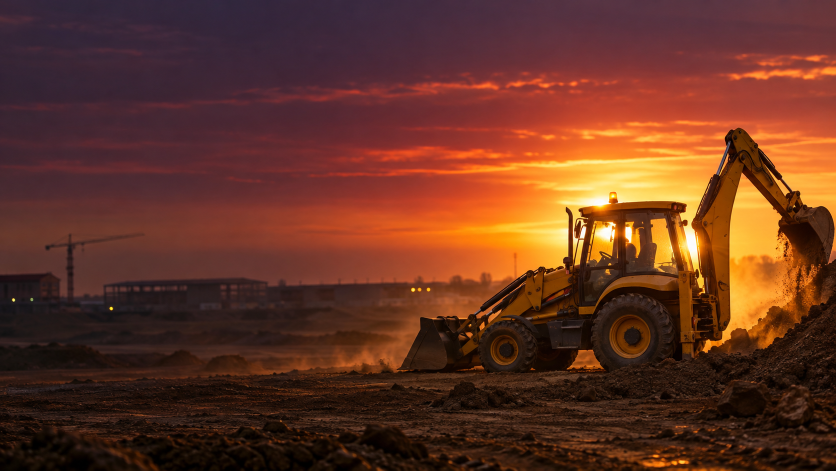
#> input picture app/media/source/bg-backhoe-photo.png, 1672 x 941 px, given in place of bg.png, which was not available (shown at 1/2 size)
$ python make_bg.py
#> lines starting #> are read from the running program, lines starting #| are printed output that depends on the picture; pictures that were not available may be replaced by others from this repository, and a replacement may not be noted
"""Builds the background picture: a JCB-style 3CX backhoe loader backlit by a low sun on a dusty site,
shot "on a long lens": the machine is a true-to-proportion silhouette (measured in metres, then scaled),
the sky shows through the cab glass, the beacon is lit, dust glows in the light, and the picture is
graded like a photograph (bloom, lens flare, depth of field, chromatic fringe, grain, vignette).

The machine stands on the RIGHT third so the login card (centre) never hides it.

    python3 tools/make_bg.py      -> app/media/bg-backhoe.jpg  (1600 x 900)
Needs node + playwright (build machine only). The JPEG is committed, so this rarely runs."""
import math
import os
import random
import subprocess

from PIL import Image, ImageChops, ImageEnhance, ImageFilter

HERE = os.path.dirname(os.path.abspath(__file__))
ROOT = os.path.dirname(HERE)
OUT = os.path.join(ROOT, "app", "media", "bg-backhoe.jpg")
W, H = 1600, 900
HORIZON = 652
S, X0, G = 76, 905, 784    # px per metre, x of the loader bucket tip, ground line
SUN = (int(X0 + 2.0 * S), int(G - 1.98 * S))   # just above the bonnet: the machine half-hides the sun


def p(x, y):
    """Machine coordinates (metres; x from the front bucket tip to the rear, y up from the ground) -> image px."""
    return "%.1f %.1f" % (X0 + x * S, G - y * S)


def poly(pts):
    return "M" + " L".join(p(x, y) for x, y in pts) + " Z"


def circ(x, y, r, **kw):
    a = " ".join("%s='%s'" % (k.replace("_", "-"), v) for k, v in kw.items())
    return "<circle cx='%.1f' cy='%.1f' r='%.1f' %s/>" % (X0 + x * S, G - y * S, r * S, a)


def stroke(pts, w, col, extra=""):
    d = "M" + " ".join(("C" if i % 3 == 1 else "") + p(x, y) for i, (x, y) in enumerate(pts))
    return "<path d='%s' fill='none' stroke='%s' stroke-width='%.1f' stroke-linecap='round' stroke-linejoin='round' %s/>" % (
        d, col, w * S, extra)


def wheel(cx, cy, r):
    out = [circ(cx, cy, r, fill="#07050a")]
    # tread lugs: chevrons round the tyre
    n = int(r * 40)
    for i in range(n):
        a = 2 * math.pi * i / n
        x1, y1 = cx + r * math.cos(a), cy + r * math.sin(a)
        x2, y2 = cx + (r + 0.035) * math.cos(a + 0.03), cy + (r + 0.035) * math.sin(a + 0.03)
        out.append("<line x1='%.1f' y1='%.1f' x2='%.1f' y2='%.1f' stroke='#07050a' stroke-width='%.1f'/>" % (
            X0 + x1 * S, G - y1 * S, X0 + x2 * S, G - y2 * S, 0.06 * S))
    out.append(circ(cx, cy, r * 0.62, fill="#120d0b"))
    out.append(circ(cx, cy, r * 0.56, fill="url(#rim)"))
    for i in range(8):
        a = 2 * math.pi * i / 8
        out.append(circ(cx + r * 0.38 * math.cos(a), cy + r * 0.38 * math.sin(a), r * 0.045, fill="#0a0708"))
    out.append(circ(cx, cy, r * 0.2, fill="#0b0809"))
    return "".join(out)


def machine_body():
    """Every solid part of the machine, drawn in one dark colour (the caller sets the fill)."""
    parts = [
        # chassis rail from the loader tower to the backhoe kingpost
        poly([(1.05, 0.62), (4.85, 0.62), (4.95, 0.95), (4.9, 1.42), (4.4, 1.5), (1.05, 1.0)]),
        # bonnet: grille at the front, rising towards the cab
        poly([(1.02, 0.66), (1.02, 1.22), (1.12, 1.32), (2.70, 1.66), (2.80, 1.64), (2.80, 0.8)]),
        # cab frame (glass is cut in later)
        poly([(2.76, 1.20), (2.80, 1.66), (2.93, 2.80), (2.86, 2.84), (2.86, 2.93), (4.44, 2.93), (4.44, 2.84),
              (4.36, 2.80), (4.42, 1.52), (4.40, 1.20)]),
        # rear mudguard (big arc over the rear wheel)
        "M%s A%.1f %.1f 0 0 1 %s L%s A%.1f %.1f 0 0 0 %s Z" % (
            p(2.86, 0.95), 0.92 * S, 0.92 * S, p(4.58, 0.95), p(4.46, 0.95), 0.80 * S, 0.80 * S, p(2.98, 0.95)),
        # front mudguard
        "M%s A%.1f %.1f 0 0 1 %s L%s A%.1f %.1f 0 0 0 %s Z" % (
            p(0.98, 0.62), 0.6 * S, 0.6 * S, p(2.12, 0.62), p(2.04, 0.62), 0.52 * S, 0.52 * S, p(1.06, 0.62)),
        # exhaust stack with rain cap
        poly([(2.36, 1.58), (2.36, 2.36), (2.31, 2.40), (2.31, 2.45), (2.50, 2.45), (2.50, 2.40), (2.45, 2.36), (2.45, 1.6)]),
        # air intake pre-cleaner
        poly([(2.05, 1.52), (2.05, 1.86), (2.18, 1.88), (2.18, 1.55)]),
        # loader bucket (side plate), resting flat on the ground
        poly([(0.0, 0.03), (0.06, 0.0), (0.86, 0.02), (0.96, 0.14), (0.99, 0.86), (0.84, 1.0), (0.46, 1.0),
              (0.22, 0.80), (0.10, 0.48)]),
        # kingpost + swing casting
        poly([(4.86, 0.55), (5.30, 0.55), (5.36, 1.62), (5.12, 1.78), (4.90, 1.62)]),
        # stabiliser legs and pads (down, working)
        poly([(4.70, 1.25), (4.86, 1.30), (5.22, 0.12), (5.10, 0.08)]),
        poly([(4.98, 0.06), (5.42, 0.06), (5.42, 0.0), (4.98, 0.0)]),
        poly([(5.02, 1.18), (5.16, 1.26), (5.58, 0.12), (5.46, 0.08)]),
        poly([(5.34, 0.06), (5.78, 0.06), (5.78, 0.0), (5.34, 0.0)]),
        # backhoe bucket (curled under, teeth biting into the heap)
        poly([(7.10, 0.95), (7.48, 0.98), (7.66, 0.70), (7.60, 0.36), (7.40, 0.16), (7.30, 0.04), (7.24, 0.16),
              (7.16, 0.06), (7.10, 0.20), (7.02, 0.12), (6.98, 0.30), (7.12, 0.55)]),
        # beacon + work lights on the roof
        poly([(3.56, 2.93), (3.58, 3.02), (3.70, 3.02), (3.72, 2.93)]),
        poly([(2.90, 2.86), (2.88, 2.94), (3.02, 2.94), (3.02, 2.86)]),
        poly([(4.30, 2.86), (4.30, 2.94), (4.44, 2.94), (4.44, 2.86)]),
        # mirror arm
        poly([(2.80, 2.30), (2.62, 2.48), (2.58, 2.70), (2.66, 2.70), (2.70, 2.50), (2.84, 2.38)]),
    ]
    out = ["<path d='%s'/>" % d for d in parts]
    # loader arm: tower pivot by the cab, down past the bonnet to the bucket
    out.append(stroke([(2.62, 1.98), (2.1, 1.86), (1.6, 1.62), (1.30, 1.32)], 0.22, "currentColor"))
    out.append(stroke([(1.30, 1.32), (1.12, 1.05), (0.98, 0.80), (0.90, 0.58)], 0.20, "currentColor"))
    out.append(stroke([(2.58, 1.36), (2.2, 1.30), (1.8, 1.10), (1.40, 0.92)], 0.08, "currentColor"))   # lift ram
    # backhoe boom (the "banana"), dipper and their rams
    out.append(stroke([(5.14, 1.40), (5.40, 2.70), (5.90, 3.55), (6.62, 3.42)], 0.30, "currentColor"))
    out.append(stroke([(6.62, 3.42), (6.70, 3.40), (6.80, 3.35), (6.86, 3.30)], 0.26, "currentColor"))
    out.append(stroke([(6.84, 3.36), (7.0, 2.6), (7.2, 1.6), (7.30, 0.92)], 0.22, "currentColor"))
    out.append(stroke([(5.30, 1.30), (5.50, 1.90), (5.70, 2.40), (5.86, 2.80)], 0.10, "currentColor"))   # boom ram
    out.append(stroke([(5.80, 3.62), (6.20, 3.75), (6.60, 3.75), (6.96, 3.56)], 0.09, "currentColor"))  # dipper ram
    out.append(stroke([(6.95, 1.5), (7.05, 1.25), (7.15, 1.05), (7.24, 0.92)], 0.07, "currentColor"))   # bucket ram
    return "".join(out)


def glass():
    """Cab windows: the sky shows straight through them (the giveaway of a real backlit photo)."""
    front = poly([(2.92, 1.74), (3.03, 2.72), (3.52, 2.72), (3.52, 1.74)])
    side = poly([(3.62, 1.74), (3.62, 2.72), (4.25, 2.72), (4.31, 1.62), (4.20, 1.58)])
    operator = ("<g opacity='0.55' filter='url(#b3)'><path d='M%s C%s %s %s C%s %s %s L%s L%s Z' fill='#2a1510'/>" % (
        p(3.78, 1.74), p(3.74, 2.02), p(3.80, 2.18), p(3.92, 2.22), p(4.06, 2.18), p(4.10, 2.02), p(4.06, 1.74),
        p(4.06, 1.74), p(3.78, 1.74)) +
        circ(3.93, 2.36, 0.12, fill="#2a1510") + "</g>" +
        stroke([(3.40, 1.90), (3.52, 1.98), (3.60, 2.0), (3.66, 1.96)], 0.05, "#1a0e0b"))
    return ("<g><path d='%s' fill='url(#glass)'/><path d='%s' fill='url(#glass2)'/>%s"
            "<path d='%s' fill='none' stroke='#fff0c8' stroke-width='1' opacity='0.35'/></g>" % (front, side, operator, front))


def clouds_filter():
    return ("<filter id='cloud' x='0' y='0' width='100%%' height='100%%'>"
            "<feTurbulence type='fractalNoise' baseFrequency='0.0016 0.0105' numOctaves='5' seed='23'/>"
            "<feColorMatrix type='matrix' values='0 0 0 0 1  0 0 0 0 1  0 0 0 0 1  0 0 0 2.6 -1.25'/>"
            "<feGaussianBlur stdDeviation='1.2'/></filter>")


def skyline():
    """A hazy industrial site on the horizon: sheds, a chimney, a tower crane, distant poles."""
    random.seed(5)
    out = []
    x = 0
    while x < 1600:
        w = random.randint(40, 170)
        h = random.randint(8, 46)
        if random.random() < 0.35:   # tree clump
            for k in range(random.randint(3, 7)):
                out.append("<circle cx='%d' cy='%d' r='%d'/>" % (x + random.randint(0, w), HORIZON - random.randint(4, 22),
                                                                 random.randint(8, 18)))
        else:
            out.append("<rect x='%d' y='%d' width='%d' height='%d'/>" % (x, HORIZON - h, w, h + 6))
        if random.random() < 0.45:
            out.append("<path d='M%d %d L%d %d L%d %d Z'/>" % (x, HORIZON - h, x + w // 2, HORIZON - h - 12, x + w, HORIZON - h))
        x += w + random.randint(0, 30)
    out.append("<rect x='300' y='%d' width='9' height='70'/>" % (HORIZON - 108))       # chimney
    out.append("<rect x='520' y='%d' width='5' height='160'/>" % (HORIZON - 196))      # tower crane mast
    out.append("<path d='M440 %d L700 %d L700 %d L440 %d Z'/>" % (HORIZON - 196, HORIZON - 196, HORIZON - 191, HORIZON - 193))
    out.append("<line x1='522' y1='%d' x2='660' y2='%d' stroke='#000' stroke-width='1'/>" % (HORIZON - 214, HORIZON - 196))
    out.append("<rect x='519' y='%d' width='8' height='18'/>" % (HORIZON - 214))
    for px in range(40, 1600, 190):
        out.append("<rect x='%d' y='%d' width='2' height='34'/>" % (px, HORIZON - 30))
    return "".join(out)


def dust_motes():
    random.seed(17)
    out = []
    for _ in range(110):
        x = random.gauss(SUN[0] - 120, 300)
        y = random.gauss(SUN[1] - 40, 110)
        if X0 + 0.0 * S < x < X0 + 8.0 * S and y > G - 3.0 * S:
            continue
        r = random.choice([0.8, 1.1, 1.4, 1.8, 2.2, 3, 5])
        d = math.hypot(x - SUN[0], y - SUN[1])
        op = max(0.04, 0.55 - d / 900) * (0.6 if r > 6 else 1)
        out.append("<circle cx='%.0f' cy='%.0f' r='%.1f' fill='#ffd8a0' opacity='%.2f'/>" % (x, y, r, op))
    return "".join(out)


def ruts():
    random.seed(29)
    out = []
    for _ in range(70):
        y = random.uniform(HORIZON + 6, 860)
        k = (y - HORIZON) / (900 - HORIZON)
        x = random.uniform(-100, 1600)
        out.append("<ellipse cx='%.0f' cy='%.0f' rx='%.0f' ry='%.1f' fill='%s' opacity='%.2f'/>" % (
            x, y, 40 + 260 * k, 1 + 6 * k, random.choice(["#000", "#140a06", "#2a160c"]), random.uniform(0.25, 0.55)))
    return "".join(out)


def grass():
    random.seed(41)
    out = []
    for _ in range(90):
        x = random.choice([random.uniform(-20, 420), random.uniform(1380, 1620)])
        h = random.uniform(30, 120)
        lean = random.uniform(-40, 40)
        out.append("<path d='M%.0f 905 Q%.0f %.0f %.0f %.0f' stroke-width='%.1f' opacity='0.9'/>" % (
            x, x + lean * 0.3, 905 - h * 0.6, x + lean, 905 - h, random.uniform(2, 5)))
    return "".join(out)


def mounds():
    random.seed(53)
    out = []
    for cx, w, h in ((80, 260, 34), (300, 340, 22), (560, 220, 30), (760, 300, 16), (1560, 200, 26)):
        y = HORIZON + 8
        out.append("<path d='M%d %d C%d %d %d %d %d %d C%d %d %d %d %d %d Z' fill='#1e110b'/>" % (
            cx - w // 2, y, cx - w // 4, y - h, cx - w // 8, y - h * 1.1, cx, y - h, cx + w // 6, y - h * 0.9, cx + w // 3, y - h * 0.5,
            cx + w // 2, y))
        out.append("<path d='M%d %d C%d %d %d %d %d %d' fill='none' stroke='#f0a060' stroke-width='1.6' opacity='0.55'/>" % (
            cx - w // 2 + 10, y - 2, cx - w // 4, y - h, cx - w // 8, y - h * 1.1, cx, y - h))
    return "".join(out)


def stones():
    random.seed(61)
    out = []
    for _ in range(160):
        y = random.uniform(HORIZON + 14, 830)
        k = (y - HORIZON) / (900 - HORIZON)
        x = random.uniform(0, 1600)
        r = 1 + 7 * k * random.random()
        out.append("<ellipse cx='%.0f' cy='%.0f' rx='%.1f' ry='%.1f' fill='#120a07'/>"
                   "<ellipse cx='%.0f' cy='%.1f' rx='%.1f' ry='%.1f' fill='#d9905a' opacity='0.35'/>" % (
                       x, y, r * 1.6, r * 0.7, x - r * 0.3, y - r * 0.45, r * 0.9, r * 0.22))
    return "".join(out)


def tracks():
    out = []
    for off, w in ((-30, 16), (30, 16), (-150, 10), (-100, 10)):
        out.append("<path d='M%d 900 C%d 840 %d 800 %d %d' fill='none' stroke='#000' stroke-opacity='0.35' "
                   "stroke-width='%d' stroke-dasharray='5 4'/>" % (420 + off * 3, 600 + off * 2, 820 + off, 960 + off, G + 4, w))
    return "".join(out)


SVG = """<svg xmlns='http://www.w3.org/2000/svg' width='%(W)d' height='%(H)d' viewBox='0 0 %(W)d %(H)d'>
<defs>
 <linearGradient id='sky' x1='0' y1='0' x2='0' y2='1'>
  <stop offset='0' stop-color='#0d0b1c'/><stop offset='0.18' stop-color='#22163a'/><stop offset='0.36' stop-color='#55203f'/>
  <stop offset='0.52' stop-color='#a5373a'/><stop offset='0.62' stop-color='#de6430'/><stop offset='0.69' stop-color='#f6a24a'/>
  <stop offset='0.735' stop-color='#ffd796'/><stop offset='1' stop-color='#ffd796'/></linearGradient>
 <radialGradient id='sunglow' cx='%(SX)d' cy='%(SY)d' r='900' gradientUnits='userSpaceOnUse'>
  <stop offset='0' stop-color='#fffbe8'/><stop offset='0.04' stop-color='#ffeab0'/><stop offset='0.13' stop-color='#ffb85a' stop-opacity='0.75'/>
  <stop offset='0.35' stop-color='#ff7a32' stop-opacity='0.30'/><stop offset='1' stop-color='#ff5a20' stop-opacity='0'/></radialGradient>
 <linearGradient id='cloudcol' x1='0' y1='0' x2='0' y2='1'>
  <stop offset='0' stop-color='#3a2448'/><stop offset='0.45' stop-color='#b4485a'/><stop offset='0.8' stop-color='#ffad6a'/>
  <stop offset='1' stop-color='#ffd9a0'/></linearGradient>
 <linearGradient id='ground' x1='0' y1='0' x2='0' y2='1'><stop offset='0' stop-color='#6a3a22'/><stop offset='0.12' stop-color='#3c2216'/>
  <stop offset='0.5' stop-color='#1d120d'/><stop offset='1' stop-color='#0a0607'/></linearGradient>
 <linearGradient id='glass' x1='0' y1='0' x2='1' y2='1'><stop offset='0' stop-color='#ffcf86'/><stop offset='0.55' stop-color='#ff9a4c'/>
  <stop offset='1' stop-color='#c85a34'/></linearGradient>
 <linearGradient id='glass2' x1='0' y1='0' x2='0' y2='1'><stop offset='0' stop-color='#e2794a'/><stop offset='1' stop-color='#ffbe72'/></linearGradient>
 <radialGradient id='rim' cx='0.35' cy='0.3' r='0.8'><stop offset='0' stop-color='#3b2a14'/><stop offset='0.6' stop-color='#1d150b'/>
  <stop offset='1' stop-color='#0c0807'/></radialGradient>
 <radialGradient id='beacon' cx='0.5' cy='0.5' r='0.5'><stop offset='0' stop-color='#ffe0a0'/><stop offset='0.25' stop-color='#ffa030' stop-opacity='0.8'/>
  <stop offset='1' stop-color='#ff8000' stop-opacity='0'/></radialGradient>
 <filter id='b1'><feGaussianBlur stdDeviation='1.1'/></filter>
 <filter id='b3' x='-20%%' y='-20%%' width='140%%' height='140%%'><feGaussianBlur stdDeviation='3'/></filter>
 <filter id='b8' x='-50%%' y='-50%%' width='200%%' height='200%%'><feGaussianBlur stdDeviation='8'/></filter>
 <filter id='b20' x='-50%%' y='-50%%' width='200%%' height='200%%'><feGaussianBlur stdDeviation='20'/></filter>
 <filter id='b50' x='-50%%' y='-50%%' width='200%%' height='200%%'><feGaussianBlur stdDeviation='50'/></filter>
 %(CLOUDF)s
 <filter id='soil' x='0' y='0' width='100%%' height='100%%'><feTurbulence type='fractalNoise' baseFrequency='0.045 0.11' numOctaves='4' seed='9'/>
  <feColorMatrix values='0 0 0 0 0.62  0 0 0 0 0.38  0 0 0 0 0.24  0 0 0 1.4 -0.62'/></filter>
 <mask id='cloudmask'><rect width='%(W)d' height='%(H)d' fill='#fff' filter='url(#cloud)'/></mask>
</defs>

<!-- sky, sun glow, cloud streaks lit from below -->
<rect width='%(W)d' height='%(H)d' fill='url(#sky)'/>
<rect width='%(W)d' height='%(H)d' fill='url(#sunglow)'/>
<rect width='%(W)d' height='%(HZ)d' fill='url(#cloudcol)' mask='url(#cloudmask)' opacity='0.85'/>
<rect width='%(W)d' height='%(HZ)d' fill='url(#sunglow)' mask='url(#cloudmask)' opacity='0.55'/>
<circle cx='%(SX)d' cy='%(SY)d' r='46' fill='#fffdf2'/>
<circle cx='%(SX)d' cy='%(SY)d' r='120' fill='#fff2c8' opacity='0.35' filter='url(#b20)'/>

<!-- far hills and the site on the horizon, flattened by haze -->
<path d='M0 %(HZ)d L0 618 C180 600 300 612 460 606 C620 598 760 616 900 610 C1100 600 1300 616 1600 604 L1600 %(HZ)d Z'
      fill='#7a3a46' opacity='0.55' filter='url(#b3)'/>
<g fill='#5a2a36' opacity='0.62' filter='url(#b3)'>%(SKYLINE)s</g>
<rect y='%(HZm)d' width='%(W)d' height='40' fill='#f6a868' opacity='0.35' filter='url(#b8)'/>

<!-- ground: soil texture, tyre tracks, heap -->
<rect y='%(HZ)d' width='%(W)d' height='%(GH)d' fill='url(#ground)'/>
<g filter='url(#b1)'><rect y='%(HZ)d' width='%(W)d' height='%(GH)d' filter='url(#soil)' opacity='0.22'/></g>
<g filter='url(#b8)' opacity='0.5'>%(RUTS)s</g>
<rect y='%(HZ)d' width='%(W)d' height='26' fill='#e8925a' opacity='0.22' filter='url(#b8)'/>
<g filter='url(#b3)'>%(MOUNDS)s</g>
%(STONES)s
%(TRACKS)s
<ellipse cx='%(MX)d' cy='%(GY)d' rx='420' ry='14' fill='#000' opacity='0.65' filter='url(#b8)'/>
<path d='M%(HEAP)s' fill='#24140d'/>
<path d='M%(HEAPRIM)s' fill='none' stroke='#ffa75a' stroke-width='2' opacity='0.5' filter='url(#b1)'/>

<!-- the machine: warm rim light on every edge facing the sun, body in deep shadow -->
<g filter='url(#b1)'>
 <g fill='#ffb455' color='#ffb455' filter='url(#b3)' opacity='0.85'>%(BODY)s</g>
 <g fill='#ffc574' color='#ffc574'>%(BODY)s</g>
 <g fill='#120c0a' color='#120c0a' transform='translate(2.2 2.6)'>%(BODY)s</g>
 <g fill='#1a120d' color='#1a120d' transform='translate(3.2 3.6)' opacity='0.9'>%(BODY)s</g>
 %(GLASS)s
 %(WHEELS)s
</g>
<circle cx='%(BX)d' cy='%(BY)d' r='34' fill='url(#beacon)'/>
<circle cx='%(BX)d' cy='%(BY)d' r='3' fill='#fff2c0'/>

<!-- dust kicked up and lit by the sun, motes in the air -->
<g filter='url(#b50)' opacity='0.55'>
 <ellipse cx='%(DX)d' cy='%(DY)d' rx='260' ry='70' fill='#f2a764'/>
 <ellipse cx='1300' cy='%(GY)d' rx='420' ry='40' fill='#e9945a'/>
 <ellipse cx='700' cy='%(GY)d' rx='300' ry='30' fill='#c8743e'/>
</g>
<g filter='url(#b1)'>%(MOTES)s</g>

<!-- foreground out of focus -->
<rect y='826' width='%(W)d' height='110' fill='#070405' opacity='0.8' filter='url(#b20)'/>
<g filter='url(#b8)' fill='none' stroke='#0a0605' stroke-linecap='round'>%(GRASS)s</g>
</svg>"""


def flare(im):
    """Lens flare: anamorphic streak through the sun and soft ghosts on the line through the frame centre."""
    from PIL import ImageDraw
    fl = Image.new("RGB", (W, H), (0, 0, 0))
    d = ImageDraw.Draw(fl)
    d.ellipse([SUN[0] - 420, SUN[1] - 1.5, SUN[0] + 420, SUN[1] + 1.5], fill=(200, 140, 80))
    fl = fl.filter(ImageFilter.GaussianBlur(3))
    gh = Image.new("RGB", (W, H), (0, 0, 0))
    d = ImageDraw.Draw(gh)
    cx, cy = W / 2, H / 2
    for t, r, col in ((0.5, 16, (90, 50, 20)), (1.3, 38, (50, 40, 30)), (1.65, 10, (90, 60, 30)), (2.1, 70, (30, 22, 26))):
        x, y = SUN[0] + (cx - SUN[0]) * t, SUN[1] + (cy - SUN[1]) * t
        d.ellipse([x - r, y - r, x + r, y + r], fill=col)
    gh = gh.filter(ImageFilter.GaussianBlur(6))
    return ImageChops.screen(ImageChops.screen(im, fl), ImageEnhance.Brightness(gh).enhance(0.35))


def grade(png):
    im = Image.open(png).convert("RGB")
    bright = im.point(lambda v: max(0, v - 175) * 3)
    im = ImageChops.screen(im, bright.filter(ImageFilter.GaussianBlur(24)))       # bloom
    im = ImageChops.screen(im, ImageEnhance.Brightness(bright.filter(ImageFilter.GaussianBlur(90))).enhance(0.6))
    im = flare(im)
    # depth of field: the far horizon slightly soft, the machine sharp, the bottom strip very soft
    soft = im.filter(ImageFilter.GaussianBlur(2.2))
    mask = Image.new("L", (W, H), 0)
    for y in range(H):
        v = 0
        if y < 560:
            v = 110
        elif y > 800:
            v = min(255, (y - 800) * 4)
        mask.paste(v, (0, y, W, y + 1))
    im = Image.composite(soft, im, mask)
    # chromatic fringe (1 px), contrast, warm highlights / cool shadows
    r, g, b = im.split()
    r = ImageChops.offset(r, 1, 0)
    b = ImageChops.offset(b, -1, 0)
    im = Image.merge("RGB", (r, g, b))
    im = ImageEnhance.Contrast(im).enhance(1.06)
    r, g, b = im.split()
    im = Image.merge("RGB", (r.point(lambda v: min(255, int(v * 1.02 + 2))), g, b.point(lambda v: int(v * 0.93 + 6))))
    vig = Image.radial_gradient("L").resize((W, H)).point(lambda v: 255 - int(v * 0.7))
    im = Image.composite(im, Image.new("RGB", (W, H), (6, 4, 6)), vig)
    noise = Image.effect_noise((W, H), 26).convert("RGB")
    im = Image.blend(im, ImageChops.overlay(im, noise), 0.12)                       # film grain
    return im


def main():
    heap_pts = [(6.3, 0.0), (6.6, 0.28), (6.95, 0.42), (7.3, 0.40), (7.7, 0.30), (8.2, 0.05), (8.3, 0.0)]
    heap = " L".join(p(x, y) for x, y in heap_pts) + " Z"
    heaprim = " L".join(p(x, y) for x, y in heap_pts[:4])
    wheels = wheel(1.55, 0.48, 0.48) + wheel(3.72, 0.75, 0.75)
    svg = SVG % {"W": W, "H": H, "SX": SUN[0], "SY": SUN[1], "HZ": HORIZON, "HZm": HORIZON - 20, "GH": H - HORIZON,
                 "CLOUDF": clouds_filter(), "SKYLINE": skyline(), "TRACKS": tracks(), "BODY": machine_body(),
                 "GLASS": glass(), "WHEELS": wheels, "MOTES": dust_motes(), "RUTS": ruts(), "MOUNDS": mounds(), "STONES": stones(), "GRASS": grass(), "HEAP": heap, "HEAPRIM": heaprim,
                 "MX": X0 + 4 * S, "GY": G, "BX": X0 + 3.64 * S, "BY": G - 3.0 * S,
                 "DX": X0 + 7.0 * S, "DY": G - 30}
    tmp = os.path.join(HERE, "out")
    os.makedirs(tmp, exist_ok=True)
    sp, pp = os.path.join(tmp, "bg.svg"), os.path.join(tmp, "bg.png")
    open(sp, "w").write(svg)
    js = ("const {chromium}=require('/opt/node22/lib/node_modules/playwright');(async()=>{const b=await chromium.launch();"
          "const p=await b.newPage({viewport:{width:%d,height:%d}});await p.goto('file://%s');"
          "await p.screenshot({path:'%s'});await b.close();})();" % (W, H, sp, pp))
    subprocess.run(["node", "-e", js], check=True)
#> (this line was passed over: subprocess is not available in this run)
    grade(pp).save(OUT, "JPEG", quality=84, optimize=True, progressive=True)
#> in grade, im is the input picture: PIL image 1672x941 RGB; mean R, G, B 100.9, 52.6, 35.3
#> in flare, `fl = fl.filter(ImageFilter.GaussianBlur(3))`:
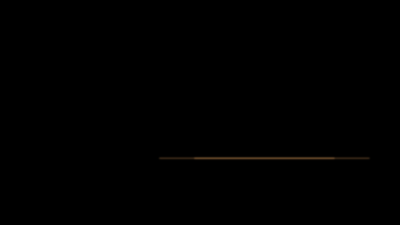
#> fl: PIL image 1600x900 RGB (shown at 1/4 size); mean R, G, B 0.4, 0.3, 0.2
#> after the loop in grade, `for y in range(H):`:
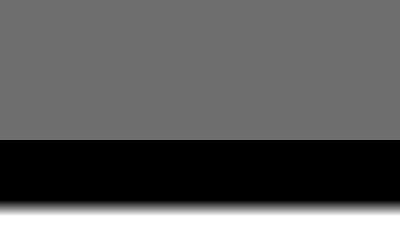
#> mask: PIL image 1600x900 L (shown at 1/4 size); min 0, max 255, mean 87.6
#> in grade, `r, g, b = im.split()`:
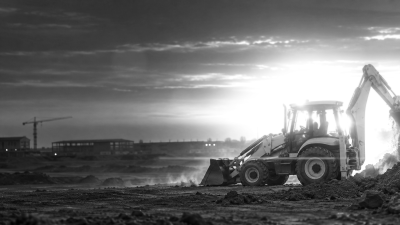
#> r: PIL image 1600x900 L (shown at 1/4 size); min 0, max 255, mean 110.4
#> in grade, `r, g, b = im.split()`:
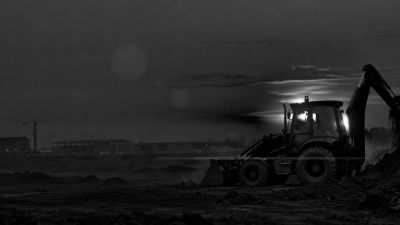
#> b: PIL image 1600x900 L (shown at 1/4 size); min 0, max 254, mean 37.5
#> in grade, `vig = Image.radial_gradient("L").resize((W, H)).point(lambda v: 255 - ..`:
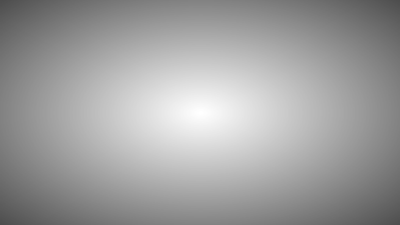
#> vig: PIL image 1600x900 L (shown at 1/4 size); min 77, max 255, mean 158.8
#> in grade, `im = Image.composite(im, Image.new("RGB", (W, H), (6, 4, 6)), vig)`:
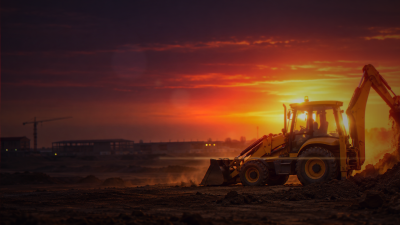
#> im: PIL image 1600x900 RGB (shown at 1/4 size); mean R, G, B 78.4, 37.9, 26.4
#> in grade, `noise = Image.effect_noise((W, H), 26).convert("RGB")`:
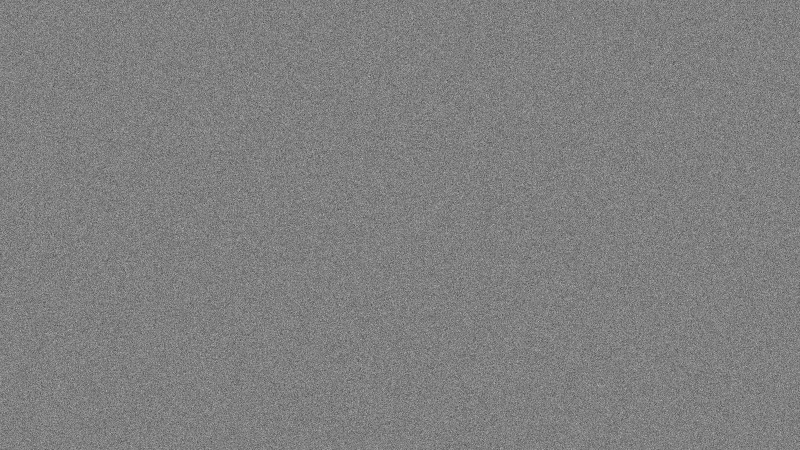
#> noise: PIL image 1600x900 RGB (shown at 1/2 size); min 0, max 249, mean 127.5
    print("wrote", OUT, os.path.getsize(OUT) // 1024, "KB")


if __name__ == "__main__":
    main()
